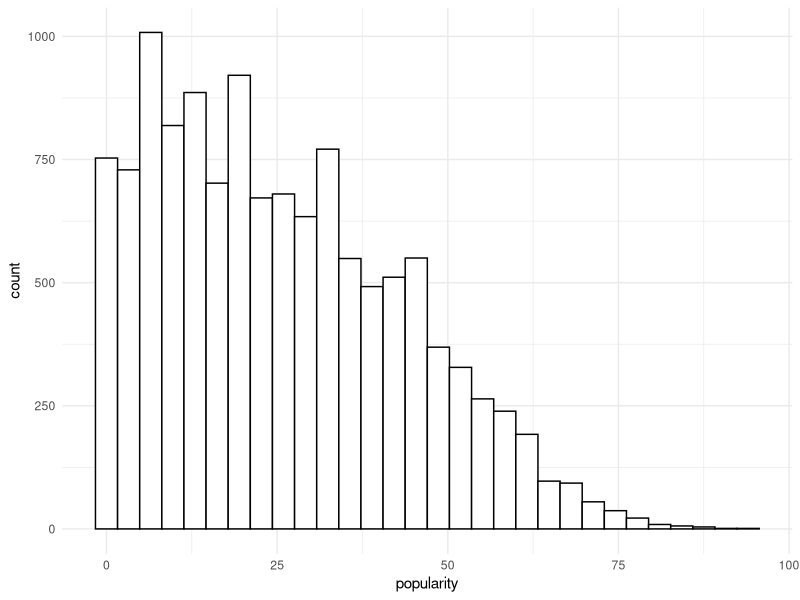
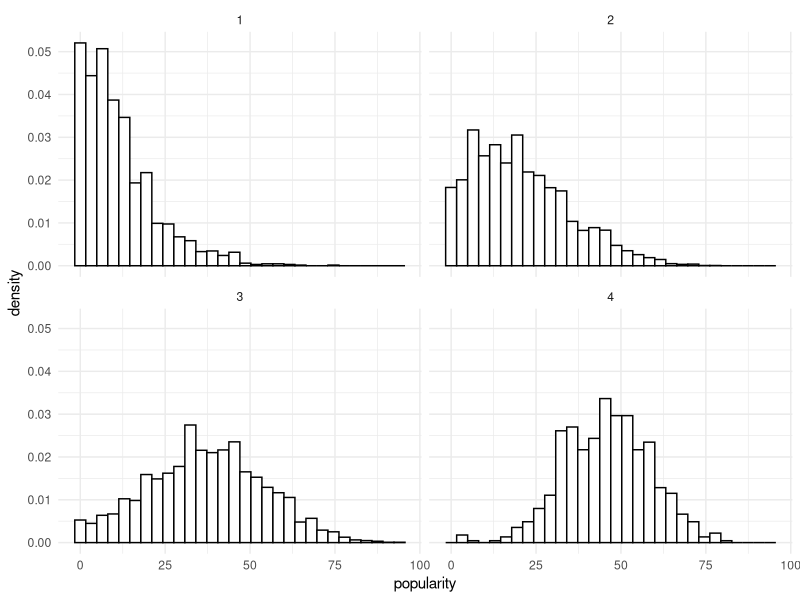
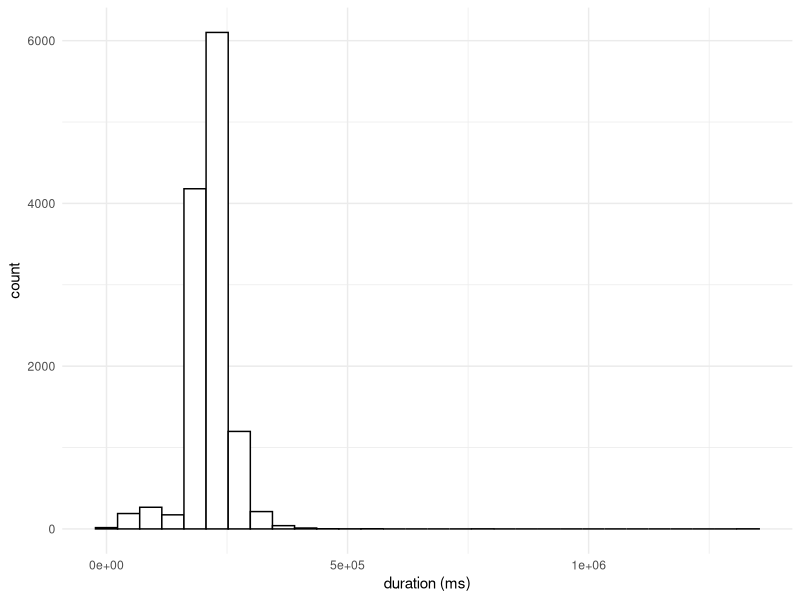
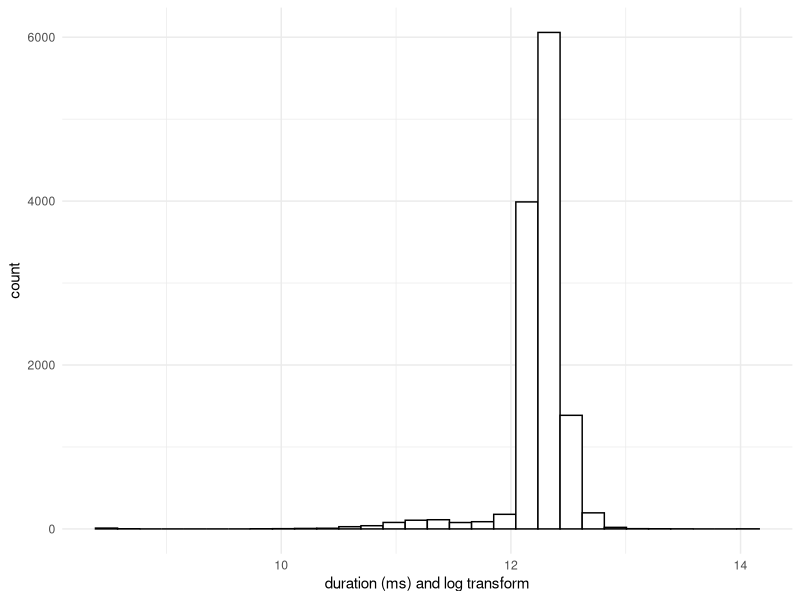
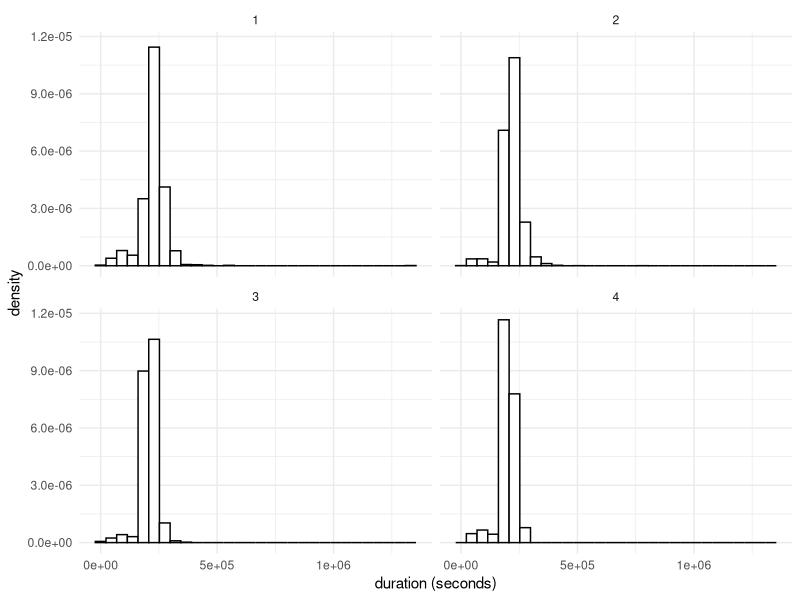
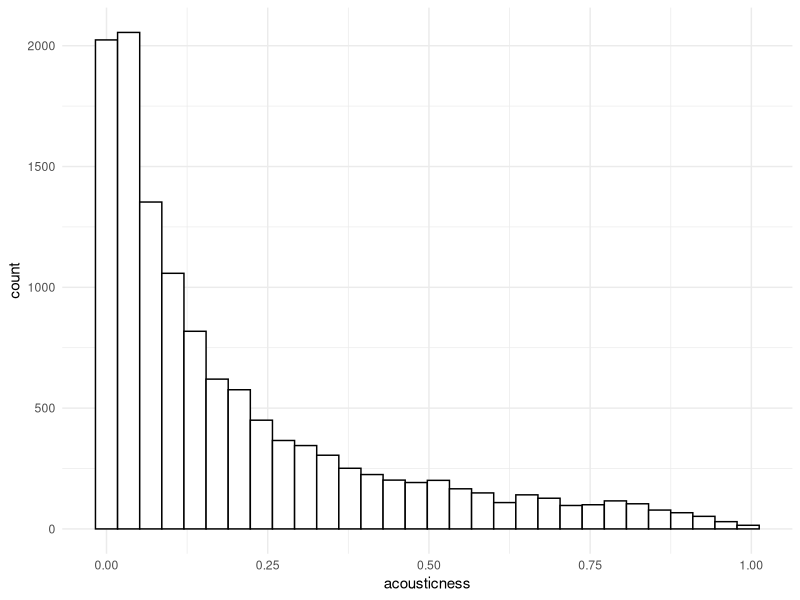
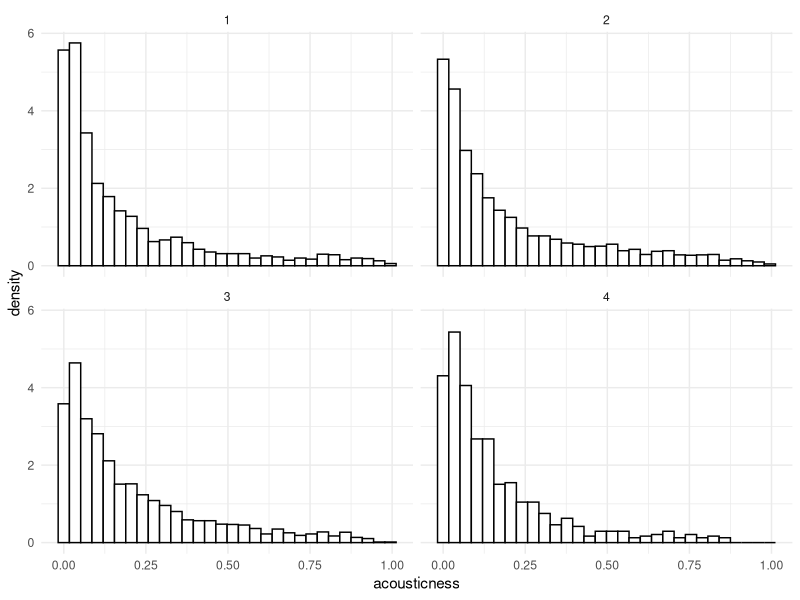
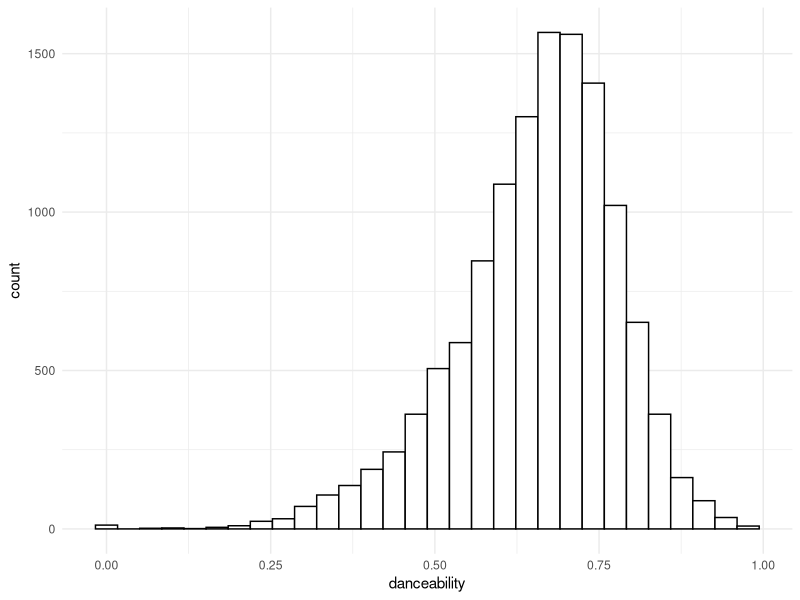

Recreate these plots in R, in order.
## ---- chunk 1
knitr::opts_chunk$set(echo = TRUE)
library(data.table)
library(tidyverse)
library(ggplot2)
library(ggthemes)

gghist <- function(var, var_name){
  ggplot(data = data, aes(var)) + 
  geom_histogram(fill = 'white', col = 'black') +
  xlab(var_name) +
  theme_minimal()
}

gghist.group <- function(var, var_name, group_var){
  ggplot(data, aes(var, group = group_var)) + 
  geom_histogram(aes(y = stat(density)), 
                 fill = 'white', col = 'black') + 
  xlab(var_name) +
  theme_minimal() +
  facet_wrap(~ group_var)
}
## ---- chunk 2
audio <- fread("audiofeatures_clean.csv")
artists <- fread("artist_df.csv")[,-1]
data <- merge(artists, audio, by.x = 'ID', by.y = 'artist_uri')
data = data %>% mutate(Generation = floor(Generation), duration_s = duration_ms / 1000) %>%
  select(-artist) %>%
  rename(
    Artist_uri = ID, ArtistType = Type, ArtistGender  = Gender, ArtistGen = Generation, ArtistDebut = DebutYear)
albums <- unique(select(data, Artist, album))  
# head(data, n=5)
## ---- chunk 3
summary(data)
## ---- chunk 4
#gghist(data$release_date, 'release date')
## ---- chunk 5
gghist(data$popularity, 'popularity')
## ---- chunk 6
ggplot(data, aes(data$popularity, group = ArtistGen)) + 
geom_histogram(aes(y = stat(density)), 
                fill = 'white', col = 'black') + 
xlab('popularity') +
theme_minimal() +
facet_wrap(~ArtistGen)
## ---- chunk 7
gghist(data$duration_ms, 'duration (ms)')
gghist(log(data$duration_ms), 'duration (ms) and log transform')
## ---- chunk 8
ggplot(data, aes(data$duration_ms, group = ArtistGen)) + 
geom_histogram(aes(y = stat(density)), 
                fill = 'white', col = 'black') + 
xlab('duration (seconds)') +
theme_minimal() +
facet_wrap(~ArtistGen)
## ---- chunk 9
gghist(data$acousticness, 'acousticness')
## ---- chunk 10
ggplot(data, aes(data$acousticness, group = ArtistGen)) + 
geom_histogram(aes(y = stat(density)), 
                fill = 'white', col = 'black') + 
xlab('acousticness') +
theme_minimal() +
facet_wrap(~ArtistGen)
## ---- chunk 11
gghist(data$danceability, 'danceability')
## ---- chunk 12
ggplot(data, aes(data$danceability, group = ArtistGen)) + 
geom_histogram(aes(y = stat(density)), 
                fill = 'white', col = 'black') + 
xlab('danceability') +
theme_minimal() +
facet_wrap(~ArtistGen)
## ---- chunk 13
gghist(data$energy, 'energy')
## ---- chunk 14
ggplot(data, aes(data$energy, group = ArtistGen)) + 
geom_histogram(aes(y = stat(density)), 
                fill = 'white', col = 'black') + 
xlab('energy') +
theme_minimal() +
facet_wrap(~ArtistGen)
## ---- chunk 15
gghist(data$instrumentalness, 'instrumentalness')
gghist(log(data$instrumentalness), 'instrumentalness (log transform)')
## ---- chunk 16
ggplot(data, aes(data$instrumentalness, group = ArtistGen)) + 
geom_histogram(aes(y = stat(density)), 
                fill = 'white', col = 'black') + 
xlab('instrumentalness') +
theme_minimal() +
facet_wrap(~ArtistGen)

ggplot(data, aes(log(data$instrumentalness), group = ArtistGen)) + 
geom_histogram(aes(y = stat(density)), 
                fill = 'white', col = 'black') + 
xlab('instrumentalness (log transform)') +
theme_minimal() +
facet_wrap(~ArtistGen)
## ---- chunk 17
gghist(data$key, 'musical key')
## ---- chunk 18
ggplot(data, aes(data$key, group = ArtistGen)) + 
geom_histogram(aes(y = stat(density)), 
                fill = 'white', col = 'black') + 
xlab('musical key') +
theme_minimal() +
facet_wrap(~ArtistGen)
## ---- chunk 19
gghist(data$liveness, 'liveness')
## ---- chunk 20
ggplot(data, aes(data$liveness, group = ArtistGen)) + 
geom_histogram(aes(y = stat(density)), 
                fill = 'white', col = 'black') + 
xlab('liveness') +
theme_minimal() +
facet_wrap(~ArtistGen)
## ---- chunk 21
gghist(data$loudness, 'loudness')
## ---- chunk 22
ggplot(data, aes(data$loudness, group = ArtistGen)) + 
geom_histogram(aes(y = stat(density)), 
                fill = 'white', col = 'black') + 
xlab('loudness') +
theme_minimal() +
facet_wrap(~ArtistGen)
## ---- chunk 23
gghist(data$mode, 'musical mode')
## ---- chunk 24
ggplot(data, aes(data$mode, group = ArtistGen)) + 
geom_histogram(aes(y = stat(density)), 
                fill = 'white', col = 'black') + 
xlab('musical mode') +
theme_minimal() +
facet_wrap(~ArtistGen)
## ---- chunk 25
gghist(data$speechiness, 'speechiness')
gghist(log(data$speechiness), 'speechiness (log transform)')
## ---- chunk 26
ggplot(data, aes(data$speechiness, group = ArtistGen)) + 
geom_histogram(aes(y = stat(density)), 
                fill = 'white', col = 'black') + 
xlab('speechiness') +
theme_minimal() +
facet_wrap(~ArtistGen)

ggplot(data, aes(log(data$speechiness), group = ArtistGen)) + 
geom_histogram(aes(y = stat(density)), 
                fill = 'white', col = 'black') + 
xlab('speechiness (log transform)') +
theme_minimal() +
facet_wrap(~ArtistGen)
## ---- chunk 27
gghist(data$tempo, 'tempo')
## ---- chunk 28
ggplot(data, aes(data$tempo, group = ArtistGen)) + 
geom_histogram(aes(y = stat(density)), 
                fill = 'white', col = 'black') + 
xlab('tempo') +
theme_minimal() +
facet_wrap(~ArtistGen)
## ---- chunk 29
gghist(data$time_signature, 'time signature')
## ---- chunk 30
ggplot(data, aes(data$time_signature, group = ArtistGen)) + 
geom_histogram(aes(y = stat(density)), 
                fill = 'white', col = 'black') + 
xlab('time signature') +
theme_minimal() +
facet_wrap(~ArtistGen)
## ---- chunk 31
gghist(data$valence, 'valence')
## ---- chunk 32
ggplot(data, aes(data$valence, group = ArtistGen)) + 
geom_histogram(aes(y = stat(density)), 
                fill = 'white', col = 'black') + 
xlab('valence') +
theme_minimal() +
facet_wrap(~ArtistGen)
